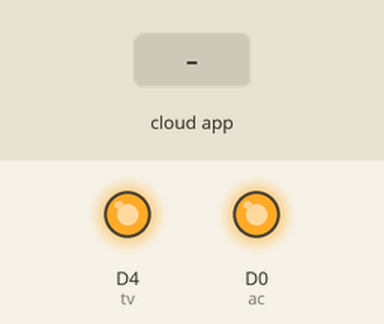
The sketch below on a simulated ESP8266 (NodeMCU). Shown: output pins drawn as LEDs (lit = HIGH). Inputs (shaded band) come from the test bench. WiFi joins after 1.5 s; servers stay silent unless stated; no MQTT or app messages arrive unless stated; what the sketch prints to the serial monitor is not drawn.

Above: at 2.7 s.
2.8 s: the phone or cloud app sets ONOFF to ON
At 3.9 s:
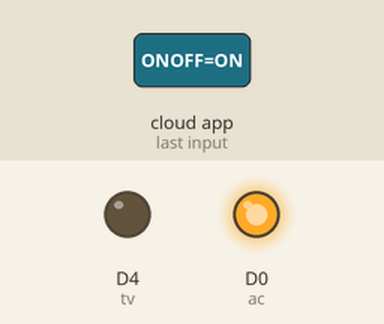
5.8 s: the phone or cloud app sets ONOFF to OFF
At 6.5 s:
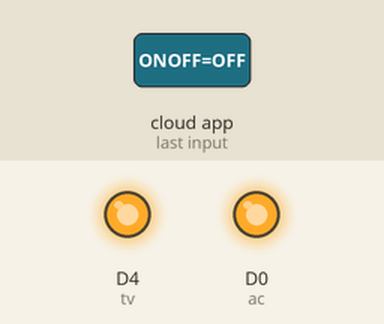
7.3 s: the phone or cloud app sets ONAC to ON
At 8.7 s:
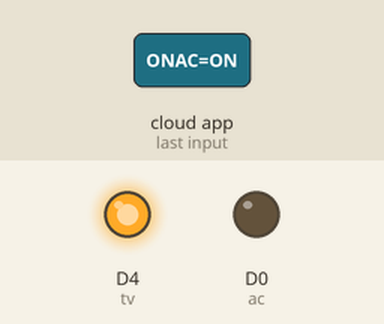
Timing chart, 0 to 9.8 s (numbered marks = the images above; inputs shaded):
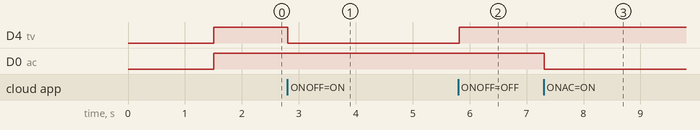

The sketch:

Connection.ino
```cpp
#include <ESP8266WiFi.h>
#include "Adafruit_MQTT.h"
#include "Adafruit_MQTT_Client.h"

#define WIFI_SSID "LED"
#define WIFI_PASS "ONOFFONOFF"

#define MQTT_SERV "io.adafruit.com"
#define MQTT_PORT 1883
#define MQTT_NAME "Aniruddh_Juyal"
#define MQTT_PASS "2cf1d1f814fd43739f31c89ce3192013"

int tv = D4,ac = D0;

WiFiClient client;
Adafruit_MQTT_Client mqtt(&client, MQTT_SERV, MQTT_PORT, MQTT_NAME, MQTT_PASS);

Adafruit_MQTT_Subscribe onoff = Adafruit_MQTT_Subscribe(&mqtt, MQTT_NAME "/f/ONOFF");
Adafruit_MQTT_Publish TVStatus = Adafruit_MQTT_Publish(&mqtt, MQTT_NAME "/f/TVSTATUS");
Adafruit_MQTT_Subscribe onac = Adafruit_MQTT_Subscribe(&mqtt, MQTT_NAME "/f/ONAC");
Adafruit_MQTT_Publish ACStatus = Adafruit_MQTT_Publish(&mqtt, MQTT_NAME "/f/acStatus");


void setup()
{
  Serial.begin(9600);


  //Connect to WiFi
  Serial.print("\n\nConnecting Wifi>");
  WiFi.begin(WIFI_SSID, WIFI_PASS);


  while (WiFi.status() != WL_CONNECTED)
  {
    Serial.print(">");
    delay(50);
  }

  Serial.println("OK!");

  //Subscribe to the onoff topic
  mqtt.subscribe(&onoff);
  mqtt.subscribe(&onac);
  pinMode(ac, OUTPUT);
  digitalWrite(ac, HIGH);
  pinMode(tv, OUTPUT);

  digitalWrite(tv, HIGH);

}

void loop()
{
  //Connect/Reconnect to MQTT
  MQTT_connect();

  //Read from our subscription queue until we run out, or
  //wait up to 5 seconds for subscription to update
  Adafruit_MQTT_Subscribe * subscription;
  while ((subscription = mqtt.readSubscription(5000)))
  {
    //If we're in here, a subscription updated...
    if (subscription == &onoff)
    {
      //Print the new value to the serial monitor
      Serial.print("onoff: ");
      Serial.println((char*) onoff.lastread);

      //If the new value is  "ON", turn the light on.
      //Otherwise, turn it off.
      if (!strcmp((char*) onoff.lastread, "ON"))
      {
        //active low logic
        digitalWrite(tv, LOW);
        TVStatus.publish("/OFF");
      }
      else if (!strcmp((char*) onoff.lastread, "OFF"))
      {
        digitalWrite(tv, HIGH);
        TVStatus.publish("/ON");

      }
      else
      {
        TVStatus.publish("ERROR");
      }
    }


    //If we're in here, a subscription updated...
    else if (subscription == &onac)
    {
      //Print the new value to the serial monitor
      Serial.print("onoff: ");
      Serial.println((char*) onac.lastread);

      //If the new value is  "ON", turn the light on.
      //Otherwise, turn it off.
      if (!strcmp((char*) onac.lastread, "ON"))
      {
        //active low logic
        digitalWrite(ac, LOW);
        ACStatus.publish("/OFF");
      }
      else if (!strcmp((char*) onac.lastread, "OFF"))
      {
        digitalWrite(ac, HIGH);
        ACStatus.publish("/ON");

      }
      else
      {
        ACStatus.publish("ERROR");
      }
    }
  }

}


void MQTT_connect()
{

  //  // Stop if already connected
  if (mqtt.connected() && mqtt.ping())
  {
    //    mqtt.disconnect();
    return;
  }

  int8_t ret;

  mqtt.disconnect();

  Serial.print("Connecting to MQTT... ");
  uint8_t retries = 3;
  while ((ret = mqtt.connect()) != 0) // connect will return 0 for connected
  {
    Serial.println(mqtt.connectErrorString(ret));
    Serial.println("Retrying MQTT connection in 5 seconds...");
    mqtt.disconnect();
    delay(5000);  // wait 5 seconds
    retries--;
    if (retries == 0)
    {
      ESP.reset();
    }
  }
  Serial.println("MQTT Connected!");
}
```

Measured:
- after the input at 2.8 s, D4 (tv): HIGH → LOW at once
- after the input at 5.8 s, D4 (tv): LOW → HIGH at once
- after the input at 7.3 s, D0 (ac): HIGH → LOW at once
